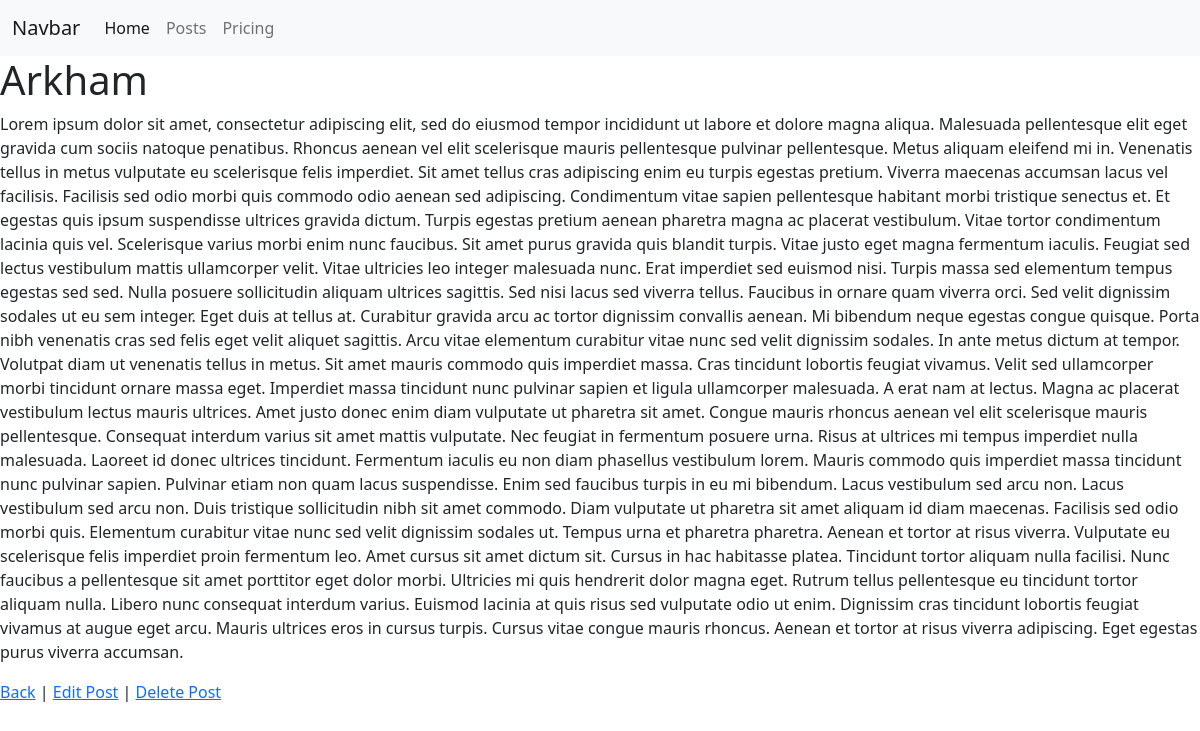
The app's page /posts/1/ with its own data.
### posts/models.py (models this page shows, shortened)
class Post(models.Model):
    title = models.CharField(max_length=128)
    text = models.TextField()

### posts/views.py (the view)
# urls.py: path('<int:pk>/', PostDetailView.as_view(), name='post_detail'),
class PostDetailView(DetailView):
    template_name = "posts/detail.html"
    model = Post

### templates/posts/detail.html (shortened to what this page needs)
{% extends 'base.html' %}
{% block content %}
    <h1>{{post.title}}</h1>
    <p>{{ post.text }}</p>
    <a href="{% url 'posts_list' %}">Back</a> |
    <a href="{% url 'post_edit' post.id %}">Edit Post</a> |
    <a href="{% url 'post_delete' post.id %}">Delete Post</a>
{% endblock content %}

### records on screen
Post: title "Arkham", text "Lorem ipsum dolor sit amet, consectetur adipiscing elit, sed do eiusmod tempor incididunt ut labore et dolore magna aliqua. Malesuada pellentesque elit eget gravida cum sociis natoque penatibus. Rhoncus aenean vel elit scelerisque mauris pellentesque pulvinar pellentesque. Metus aliquam eleifend mi in. Venenatis tellus in metus vulputate eu scelerisque felis imperdiet. Sit amet tellus cras adipiscing enim eu turpis egestas pretium. Viverra maecenas accumsan lacus vel facilisis. Facilisis sed odio morbi quis commodo odio aenean sed adipiscing. Condimentum vitae sapien pellentesque habitant morbi tristique senectus et. Et egestas quis ipsum suspendisse ultrices gravida dictum. Turpis egestas…"
